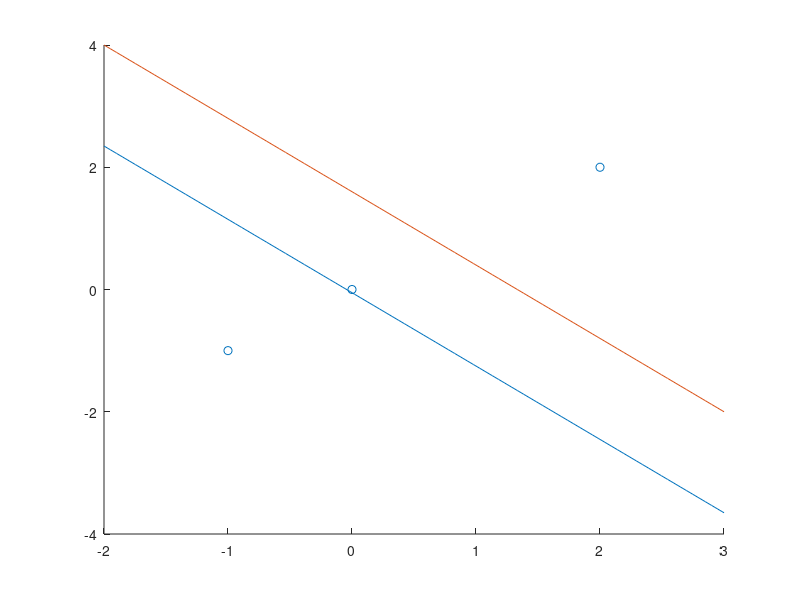

Recreate this plot in MATLAB.
%% Questao 1
X1 = [-1 -1 1];
X2 = [0 0 1];
X3 = [2 2 1];
X = [X1;X2;X3]
%y = [[0 0];[0 1];[1 1]]
%w = pinv(X)*y
b1 = -1
a1 = -1
b2 = 1.7
a2 = -1.7/1.5

scatter([-1 0 2],[-1 0 2])
x = linspace(-2,3)
w11 = 1.2;
w21 = 1;
w01 = -1.1;
w12 = 1.2;
w22 = 1;
w02 = 1.6;
y1 = -w11/w21*x+w01/21;
y2 = -w12/w22*x+w02/w22;
hold on
plot(x,y1)
plot(x,y2)
hold off

%% Questao 3
% w = [2;-0.4;0.2]
% x = [0.9; 1.5; 1]
% eta = 0.1
% y = -1
% y_hat = x'*w
% y_hat = y_hat/abs(y_hat)
% err = y - y_hat
% w = w + eta*err*x

%% Questao 4
% w1 = [-1;-1;4]
% w2 = [-0.5;-1;3]
% w3 = [-1.5;-1;11]
% w4 = [1;-1;0]
% A = [-4.7;2;1]
% B = [2.1;-4.3;1]
% C = [3.9;4.2;1]
% 
% w = [w1 w2 w3 w4]
% for i = 1:4
%     fprintf('\n\nw%d\n', i)
%     fprintf('A:%d\n',sign(A'*w(:, i)))
%     fprintf('B:%d\n',sign(B'*w(:, i)))
%     fprintf('C:%d\n',sign(C'*w(:, i)))
%     disp((sign(A'*w(:, i))==sign(B'*w(:, i)))&&sign(C'*w(:, i))~=sign(A'*w(:, i)))
% end